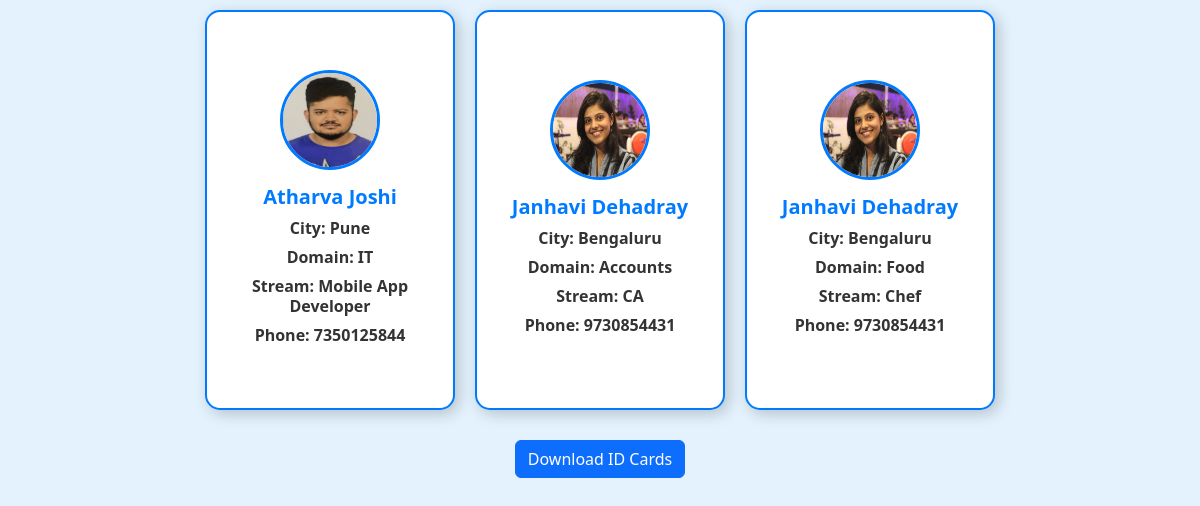
Screenshot of /id_card.php with the database file from the repository.
### tables this page shows
CREATE TABLE IF NOT EXISTS `users` (
  `user_id` int NOT NULL AUTO_INCREMENT,
  `name` varchar(100) NOT NULL,
  `email` varchar(100) NOT NULL,
  `password` varchar(255) NOT NULL,
  `age` int DEFAULT NULL,
  `state_id` int DEFAULT NULL,
  `city_id` int DEFAULT NULL,
  `pincode_id` int DEFAULT NULL,
  `profile_picture` varchar(255) DEFAULT NULL,
  `phone_number` varchar(15) NOT NULL,
  PRIMARY KEY (`user_id`),
  UNIQUE KEY `email` (`email`),
  KEY `state_id` (`state_id`),
  KEY `city_id` (`city_id`),
  KEY `pincode_id` (`pincode_id`)
);

CREATE TABLE IF NOT EXISTS `cities` (
  `city_id` int NOT NULL AUTO_INCREMENT,
  `city_name` varchar(100) NOT NULL,
  `state_id` int DEFAULT NULL,
  PRIMARY KEY (`city_id`),
  KEY `state_id` (`state_id`)
);

CREATE TABLE IF NOT EXISTS `event_attendees` (
  `id` int NOT NULL AUTO_INCREMENT,
  `event_id` int NOT NULL,
  `user_id` int NOT NULL,
  `domain` varchar(255) NOT NULL,
  `stream` varchar(255) NOT NULL,
  `profile_photo` varchar(255) DEFAULT NULL,
  `pincode_id` int DEFAULT NULL,
  `mobile_number` varchar(15) NOT NULL,
  PRIMARY KEY (`id`),
  KEY `event_id` (`event_id`),
  KEY `user_id` (`user_id`),
  KEY `pincode_id` (`pincode_id`)
);

### id_card.php (the view, shortened to what this page needs)
<?php
include('connection.php');
$sql = "SELECT
            users.profile_picture AS photo,
            users.name,
            cities.city_name AS city,
            event_attendees.domain,
            event_attendees.stream,
            users.phone_number
        FROM users
        JOIN cities  ON users.city_id = cities.city_id
        JOIN event_attendees  ON users.user_id = event_attendees.user_id";
$result = $conn->query($sql);
$users = [];
if ($result->num_rows > 0) {
    while ($row = $result->fetch_assoc()) {
        $users[] = $row;
    }
} else {
    die("No users found");
}
?>
<!DOCTYPE html>
<html lang="en">
<head>
  <link href="https://cdn.jsdelivr.net/npm/bootstrap@5.3.0/dist/css/bootstrap.min.css" rel="stylesheet">
</head>
<body>
  <div class="container">
    <?php foreach ($users as $user) { ?>
    <div class="id-card">
      <img src="<?php echo $user['photo']; ?>" alt="User Photo">
      <h5><?php echo $user['name']; ?></h5>
      <h6>City: <?php echo $user['city']; ?></h6>
      <h6>Domain: <?php echo $user['domain']; ?></h6>
      <h6>Stream: <?php echo $user['stream']; ?></h6>
      <h6>Phone: <?php echo $user['phone_number']; ?></h6>
    </div>
    <?php } ?>
  </div>
  <div class="text-center">
    <button class="btn btn-primary download-btn" onclick="downloadAllIDCards()">Download ID Cards</button>
  </div>
</body>
</html>

### id_card.php (style rules this page uses)
body { background-color: #e3f2fd; }
.id-card { width: 250px; height: 400px; padding: 20px; border: 2px solid #007bff; border-radius: 15px; text-align: center; box-shadow: 4px 4px 15px rgba(0, 0, 0, 0.2); background-color: #ffffff; position: relative; overflow: hidden; display: flex; flex-direction: column; justify-content: center; align-items: center; margin: 10px; }
.id-card img { width: 100px; height: 100px; border-radius: 50%; margin-bottom: 10px; border: 3px solid #007bff; }
.id-card h5, .id-card h6 { margin: 5px 0; font-weight: bold; color: #333; }
.id-card h5 { color: #007bff; }
.container { display: flex; flex-wrap: wrap; justify-content: center; }
.download-btn { margin-top: 20px; }

### rows the page displays
users: profile_picture (picture), name "Atharva Joshi", city.city_name "Pune", event_attendees.domain "IT", event_attendees.stream "Mobile App Developer", phone_number "7350125844"
users: profile_picture (picture), name "Janhavi Dehadray", city.city_name "Bengaluru", event_attendees.domain "Accounts", event_attendees.stream "CA", phone_number "9730854431", event_attendees.domain "Food", event_attendees.stream "Chef"
